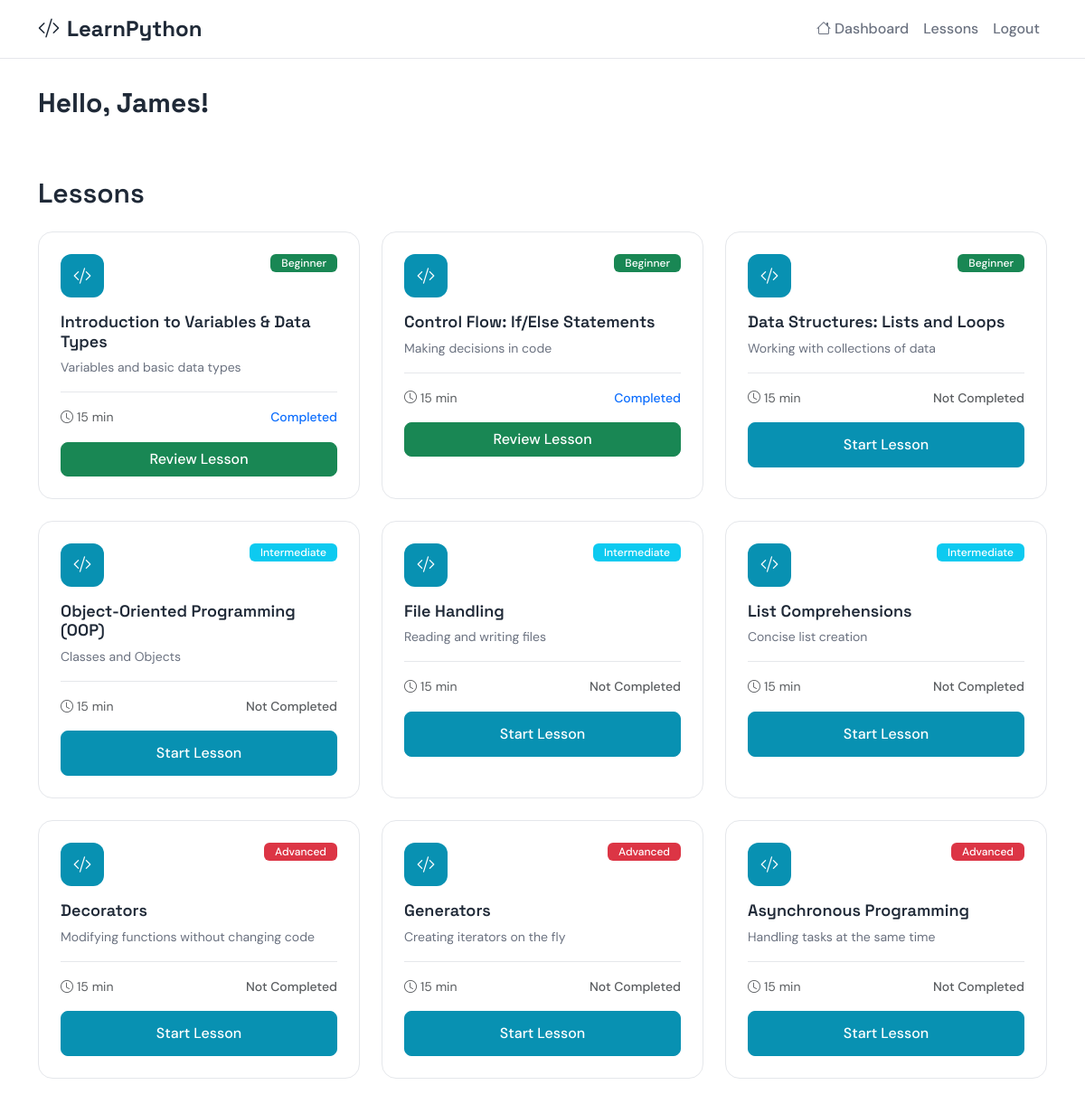
/user/dashboard/ (signed in), run on the app's committed database.
### user/models.py (models this page shows, shortened)
class User(AbstractUser):
    username = None
    email = models.EmailField(unique=True)
    is_verified = models.BooleanField(default=False)  # email verification flag
    USERNAME_FIELD = "email"
    REQUIRED_FIELDS = []
    objects = CustomUserManager()

### lesson/models.py (models this page shows, shortened)
class Lesson(models.Model):
    DIFFICULTY_CHOICES = [
        ('1', 'Beginner'),
        ('2', 'Intermediate'),
        ('3', 'Advanced'),
    ]
    topic = models.CharField(max_length=100)       # e.g. "Introduction to Python"
    subtopic = models.CharField(max_length=100)    # e.g. "Variables"
    code_example = models.TextField()              # Python code snippet
    code_explanation = models.TextField()          # "What this code does"
    difficulty_level = models.CharField(
        max_length=50,
        choices=DIFFICULTY_CHOICES,
        default='1',
        help_text="The difficulty level of the lesson."
    )
    created_at = models.DateTimeField(auto_now_add=True)
    class Meta:
        ordering = ["topic", "subtopic"]

### user/views.py (the view)
# urls.py: path("dashboard/", views.dashboard, name="dashboard"),
@login_required
def dashboard(request):
    lessons = Lesson.objects.all().order_by("difficulty_level")
    for lesson in lessons:
        progress = lesson.progress.filter(user=request.user, completed=True).exists()
        lesson.is_completed = progress
    context = {
        "lessons": lessons,
    }
    return render(request, "dashboard.html", context)

### templates/dashboard.html (shortened to what this page needs)
<!DOCTYPE html>
<html lang="en">
<head>
    <link href="https://cdn.jsdelivr.net/npm/bootstrap@5.3.2/dist/css/bootstrap.min.css" rel="stylesheet">
    <link href="https://cdn.jsdelivr.net/npm/bootstrap-icons@1.11.3/font/bootstrap-icons.css" rel="stylesheet">
    {% load static %}
    <link rel="stylesheet" href="{% static 'css/styles.css' %}">
</head>
<body>
    <nav class="navbar navbar-expand-lg navbar-light fixed-top">
        <div class="container">
            <a class="navbar-brand" href="{% url 'user:dashboard' %}">
                <i class="bi bi-code-slash me-2"></i>LearnPython
            </a>
            <div class="collapse navbar-collapse" id="navbarNav">
                <ul class="navbar-nav ms-auto">
                    <li class="nav-item">
                        <a class="nav-link" href="{% url 'user:dashboard' %}">
                            <i class="bi bi-house me-1"></i>Dashboard
                        </a>
                    </li>
                    <li class="nav-item">
                        <a class="nav-link" href="#lessons">Lessons</a>
                    </li>
                    <li class="nav-item">
                        <a class="nav-link" href="{% url 'account_logout' %}">Logout</a>
                    </li>
                </ul>
            </div>
        </div>
    </nav>
    <div class="container py-5 mt-5">
        <div class="row mb-5">
            <div class="col-12">
                <div class="text-left">
                    <h1 class="hero-title mb-3" style="font-size: 30px;">Hello, {{ user.first_name|default:user.username }}!</h1>
                </div>
            </div>
        </div>
        <div class="row mb-5" id="lessons">
            <div class="col-12">
                <h3 class="section-title text-left mb-4" style="font-size: 30px;">Lessons</h3>
                <div class="row g-4">
                    {% for lesson in lessons %}
                    <div class="col-lg-6 col-xl-4">
                        <div class="lesson-card h-100">
                            <div class="d-flex align-items-start justify-content-between mb-3">
                                <div class="lesson-icon">
                                        <i class="bi bi-code-slash"></i>
                                </div>
                                {% if lesson.difficulty_level == "1" %}
                                    <span class="badge bg-success">{{ lesson.get_difficulty_level_display }}</span>
                                {% elif lesson.difficulty_level == "2" %}
                                    <span class="badge bg-info">{{ lesson.get_difficulty_level_display }}</span>
                                {% elif lesson.difficulty_level == "3" %}
                                    <span class="badge bg-danger">{{ lesson.get_difficulty_level_display }}</span>
                                {% endif %}
                            </div>
                            <h5 class="lesson-title mb-2">{{ lesson.topic }}</h5>
                            <p class="lesson-description mb-3">{{ lesson.subtopic }}</p>
                            <div class="lesson-meta mb-3">
                                <div class="d-flex align-items-center justify-content-between mb-2">
                                    <small class="text-muted"><i class="bi bi-clock me-1"></i>{{ lesson.duration|default:"15" }} min</small>
                                    {% if lesson.is_completed %}
                                        <small class="text-primary fw-medium">Completed</small>
                                    {% else %}
                                        <small class="text-muted fw-medium">Not Completed</small>
                                    {% endif %}
                                </div>
                            </div>
                            <div>
                                {% if lesson.is_completed %}
                                    <a href="{% url 'lesson:lesson_detail' lesson.id %}" class="btn btn-success w-100">
                                        Review Lesson
                                    </a>
                                {% else %}
                                    <a href="{% url 'lesson:lesson_detail' lesson.id %}" class="btn btn-primary w-100">
                                        Start Lesson
                                    </a>
                                {% endif %}
                            </div>
                        </div>
                    </div>
                    {% endfor %}
                </div>
            </div>
        </div>
</body>
</html>

### static/css/styles.css (style rules this page uses)
:root { --primary-color: #0891b2; --accent-color: #10b981; --text-primary: #1f2937; --text-secondary: #6b7280; --text-muted: #9ca3af; --background: #ffffff; --background-subtle: #f9fafb; --border-color: #e5e7eb; --font-heading: "Space Grotesk", sans-serif; --font-body: "DM Sans", sans-serif; --section-padding: 5rem 0; --container-padding: 2rem; }
body { font-family: var(--font-body); color: var(--text-secondary); line-height: 1.6; background-color: var(--background); }
h1, h2, h3, h4, h5, h6 { font-family: var(--font-heading); color: var(--text-primary); font-weight: 600; line-height: 1.2; }
.navbar { background-color: var(--background) !important; border-bottom: 1px solid var(--border-color); }
.navbar-brand { font-family: var(--font-heading); font-weight: 700; font-size: 1.5rem; color: var(--text-primary) !important; }
.nav-link { color: var(--text-secondary) !important; font-weight: 500; transition: color 0.2s ease; }
.btn-primary { background-color: var(--primary-color); border-color: var(--primary-color); font-weight: 500; padding: 0.75rem 2rem; border-radius: 0.5rem; transition: all 0.2s ease; }
.hero-title { font-size: 3.5rem; font-weight: 700; color: var(--text-primary); margin-bottom: 1.5rem; }
.section-title { font-size: 2.5rem; font-weight: 600; color: var(--text-primary); }
.lesson-card { padding: 1.5rem; background-color: var(--background); border-radius: 1rem; border: 1px solid var(--border-color); transition: all 0.2s ease; height: 100%; }
.lesson-icon { width: 48px; height: 48px; background-color: var(--primary-color); border-radius: 0.75rem; display: flex; align-items: center; justify-content: center; color: white; font-size: 1.25rem; }
.lesson-title { font-size: 1.125rem; font-weight: 600; color: var(--text-primary); margin-bottom: 0.5rem; }
.lesson-description { color: var(--text-secondary); font-size: 0.875rem; line-height: 1.5; }
.lesson-meta { border-top: 1px solid var(--border-color); padding-top: 1rem; }
.lesson-card .badge { font-size: 0.75rem; font-weight: 500; padding: 0.25rem 0.75rem; }
.lesson-card .btn { font-weight: 500; border-radius: 0.5rem; transition: all 0.2s ease; }

### data on the page
User: first_name "James"
Lesson: difficulty_level "Beginner", topic "Introduction to Variables & Data Types", subtopic "Variables and basic data types", duration "15", shows "Completed", shows "Review Lesson"
Lesson: difficulty_level "Beginner", topic "Control Flow: If/Else Statements", subtopic "Making decisions in code", duration "15", shows "Completed", shows "Review Lesson"
Lesson: difficulty_level "Beginner", topic "Data Structures: Lists and Loops", subtopic "Working with collections of data", duration "15", shows "Not Completed", shows "Start Lesson"
Lesson: difficulty_level "Intermediate", topic "Object-Oriented Programming (OOP)", subtopic "Classes and Objects", duration "15", shows "Not Completed", shows "Start Lesson"
Lesson: difficulty_level "Intermediate", topic "File Handling", subtopic "Reading and writing files", duration "15", shows "Not Completed", shows "Start Lesson"
Lesson: difficulty_level "Intermediate", topic "List Comprehensions", subtopic "Concise list creation", duration "15", shows "Not Completed", shows "Start Lesson"
Lesson: difficulty_level "Advanced", topic "Decorators", subtopic "Modifying functions without changing code", duration "15", shows "Not Completed", shows "Start Lesson"
Lesson: difficulty_level "Advanced", topic "Generators", subtopic "Creating iterators on the fly", duration "15", shows "Not Completed", shows "Start Lesson"
Lesson: difficulty_level "Advanced", topic "Asynchronous Programming", subtopic "Handling tasks at the same time", duration "15", shows "Not Completed", shows "Start Lesson"
